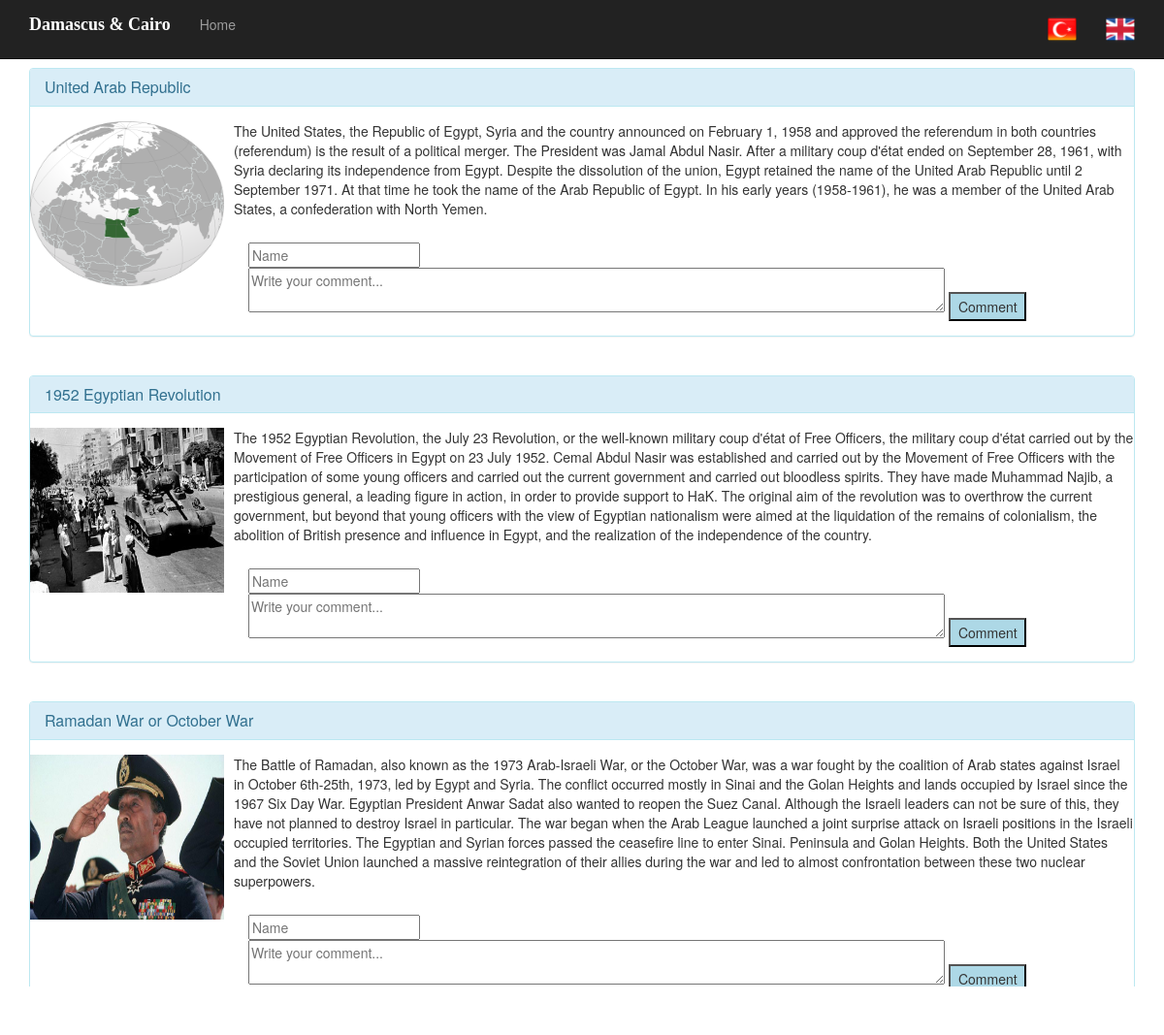
Screenshot of /English/articles.php with the database file from the repository.
### tables this page shows
CREATE TABLE `articles` (
  `id` int(11) NOT NULL,
  `header` varchar(64) NOT NULL,
  `content` varchar(1500) NOT NULL
);

### English/articles.php (the view, shortened to what this page needs)
<?php
include "database.php";
?>
<!DOCTYPE html>
<html>
	<head>
	    <link href="css/bootstrap.min.css" rel="stylesheet">
		<link rel="stylesheet" href="css/font-awesome.min.css" type="text/css" media="screen">
	    <link href="css/style.css" rel="stylesheet">
		<link rel="stylesheet" href="https://maxcdn.bootstrapcdn.com/bootstrap/3.3.7/css/bootstrap.min.css">
	    <link rel="stylesheet" type="text/css" href="Demo-CSS.css">
	</head>
	<body style="background-image: url(http://wallpaperlayer.com/img/2015/6/blue-leaves-background-8434-8757-hd-wallpapers.jpg); background-attachment: fixed;">
		<nav class="navbar navbar-inverse navbar-fixed-top">
			<div class="container">
				<div class="navbar-header">
					<span class="navbar-brand" style="font-weight: bolder;color: white;font-family: 'Georgia','Times New Roman';">
						<strong> Damascus & Cairo </strong>
					</span>
				</div>
				<div class="collapse navbar-collapse" id="Nav">
					<ul class="nav navbar-nav">
						<li><a href="Demo(English).php"> Home </a></li>
				  	</ul>
				    <ul class="nav navbar-nav navbar-right">
				    	<li><a href="../turkish/Demo(Turkish).php" target="_blank">
					  		<img src="images/tr.png" width="30px" height="30px">
					  	</a></li>
						<li><a href="Demo(English).php">
					 		<img src="images/en.png" width="30px" height="30px">
						</a></li>
					</ul>
				</div>
			</div>
		</nav>
		<br>
		<div class="container">
		<?php
			$articles=mysqli_query($connection,"SELECT * FROM articles");
			while($article=mysqli_fetch_array($articles)){
		?>
			<table class="table">
				<div class="panel panel-info" id="articles">
					<div class="panel-heading">
					<h3 class="panel-title"> <?php echo $article["header"]; ?> </h3>
					</div>
				<div class="media">
					<?php if ($article["id"] == 1) { ?>
						<div class="media-left">
							<a href="Images/United_Arab_Republic.png">
							<img src="Images/United_Arab_Republic.png" alt="Map" width="200px" height="170px"></a>
						</div> <?php } ?>
					<?php if ($article["id"] == 2) { ?>
						<div class="media-left">
							<a href="Images/1952.jpg"><img src="Images/1952.jpg" alt="photo" width="200px" height="170px"></a>
						</div> <?php } ?>
					<?php if ($article["id"] == 3) { ?>
						<div class="media-left">
							<a href="Images/Sadat.jpg"><img src="Images/Sadat.jpg" alt="photo" width="200px" height="170px"></a>
						</div> <?php } ?>
					<div class="media-body">
	  					<p> <?php echo $article["content"]; ?> </p>
						<div class="panel-body">
							<form action="articles.php" method="POST">
								<input type="text" name="writer" placeholder="Name"><br>
								<textarea name="comment" placeholder="Write your comment..." style="width:80%;"></textarea>
								<input type="submit" name="submit" value="Comment" style="background: lightblue; height: 30px; width: 80px;">
							</form>
						</div>
						<?php } ?>
					</div>
				</div>
			</table>
		</div>
	</body>
</html>

### English/css/style.css (style rules this page uses)
body { padding-top: 50px; }

### rows the page displays
articles: header "United Arab Republic", content "The United States, the Republic of Egypt, Syria and the country announced on February 1, 1958 and approved the referendum in both countries (referendum) is the result of a political merger. The President was Jamal Abdul Nasir. After a military coup d'état ended on September 28, 1961, with Syria declaring its independence from Egypt. Despite the dissolution of the union, Egypt retained the name of the United Arab Republic until 2 September 1971. At that time he took the name of the Arab Republic of Egypt. In his early years (1958-1961), he was a member of the United Arab States, a confederation with North Yemen."
articles: header "1952 Egyptian Revolution", content "The 1952 Egyptian Revolution, the July 23 Revolution, or the well-known military coup d'état of Free Officers, the military coup d'état carried out by the Movement of Free Officers in Egypt on 23 July 1952. Cemal Abdul Nasir was established and carried out by the Movement of Free Officers with the participation of some young officers and carried out the current government and carried out bloodless spirits. They have made Muhammad Najib, a prestigious general, a leading figure in action, in order to provide support to HaK. The original aim of the revolution was to overthrow the current government, but beyond that young officers with the view of Egyptian nationalism were aimed at the…"
articles: header "Ramadan War or October War", content "The Battle of Ramadan, also known as the 1973 Arab-Israeli War, or the October War, was a war fought by the coalition of Arab states against Israel in October 6th-25th, 1973, led by Egypt and Syria. The conflict occurred mostly in Sinai and the Golan Heights and lands occupied by Israel since the 1967 Six Day War. Egyptian President Anwar Sadat also wanted to reopen the Suez Canal. Although the Israeli leaders can not be sure of this, they have not planned to destroy Israel in particular. The war began when the Arab League launched a joint surprise attack on Israeli positions in the Israeli occupied territories. The Egyptian and Syrian forces passed the ceasefire line to enter Sinai.…"
